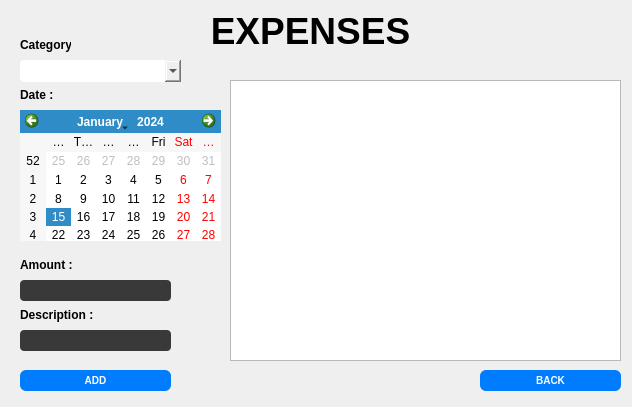
<?xml version="1.0" encoding="UTF-8"?>
<ui version="4.0">
 <class>expense</class>
 <widget class="QDialog" name="expense">
  <property name="geometry">
   <rect>
    <x>0</x>
    <y>0</y>
    <width>632</width>
    <height>407</height>
   </rect>
  </property>
  <property name="windowTitle">
   <string>Expense</string>
  </property>
  <widget class="QLabel" name="label_4">
   <property name="geometry">
    <rect>
     <x>20</x>
     <y>300</y>
     <width>111</width>
     <height>31</height>
    </rect>
   </property>
   <property name="text">
    <string>&lt;html&gt;&lt;head/&gt;&lt;body&gt;&lt;p&gt;&lt;span style=&quot; font-weight:700;&quot;&gt;Description :&lt;/span&gt;&lt;/p&gt;&lt;/body&gt;&lt;/html&gt;</string>
   </property>
  </widget>
  <widget class="QLabel" name="label_5">
   <property name="geometry">
    <rect>
     <x>20</x>
     <y>80</y>
     <width>51</width>
     <height>31</height>
    </rect>
   </property>
   <property name="text">
    <string>&lt;html&gt;&lt;head/&gt;&lt;body&gt;&lt;p&gt;&lt;span style=&quot; font-weight:700;&quot;&gt;Date :&lt;/span&gt;&lt;/p&gt;&lt;/body&gt;&lt;/html&gt;</string>
   </property>
  </widget>
  <widget class="QLineEdit" name="discrip">
   <property name="geometry">
    <rect>
     <x>20</x>
     <y>330</y>
     <width>151</width>
     <height>21</height>
    </rect>
   </property>
   <property name="styleSheet">
    <string notr="true">QLineEdit{

  
  border-radius: 4px; 
 
  background-color: #393939;x;
}
</string>
   </property>
   <property name="echoMode">
    <enum>QLineEdit::EchoMode::Normal</enum>
   </property>
   <property name="cursorMoveStyle">
    <enum>Qt::CursorMoveStyle::LogicalMoveStyle</enum>
   </property>
  </widget>
  <widget class="QLabel" name="label_2">
   <property name="geometry">
    <rect>
     <x>20</x>
     <y>30</y>
     <width>51</width>
     <height>31</height>
    </rect>
   </property>
   <property name="text">
    <string>&lt;html&gt;&lt;head/&gt;&lt;body&gt;&lt;p&gt;&lt;span style=&quot; font-weight:700;&quot;&gt;Category&lt;/span&gt;&lt;/p&gt;&lt;/body&gt;&lt;/html&gt;</string>
   </property>
  </widget>
  <widget class="QComboBox" name="comboBox2">
   <property name="geometry">
    <rect>
     <x>20</x>
     <y>60</y>
     <width>161</width>
     <height>22</height>
    </rect>
   </property>
   <property name="styleSheet">
    <string notr="true">QComboBox{
border-radius:4px;
}</string>
   </property>
  </widget>
  <widget class="QPushButton" name="add2">
   <property name="geometry">
    <rect>
     <x>20</x>
     <y>370</y>
     <width>151</width>
     <height>21</height>
    </rect>
   </property>
   <property name="styleSheet">
    <string notr="true">QPushButton {
	background-color:#007cff;
border-radius:6px;
font-size:10px;
font-weight: bold;
color:white;

}</string>
   </property>
   <property name="text">
    <string>ADD</string>
   </property>
  </widget>
  <widget class="QCalendarWidget" name="calendarWidget">
   <property name="geometry">
    <rect>
     <x>20</x>
     <y>110</y>
     <width>201</width>
     <height>131</height>
    </rect>
   </property>
  </widget>
  <widget class="QLabel" name="label_3">
   <property name="geometry">
    <rect>
     <x>20</x>
     <y>250</y>
     <width>111</width>
     <height>31</height>
    </rect>
   </property>
   <property name="text">
    <string>&lt;html&gt;&lt;head/&gt;&lt;body&gt;&lt;p&gt;&lt;span style=&quot; font-weight:700;&quot;&gt;Amount :&lt;/span&gt;&lt;/p&gt;&lt;/body&gt;&lt;/html&gt;</string>
   </property>
  </widget>
  <widget class="QLineEdit" name="amount">
   <property name="geometry">
    <rect>
     <x>20</x>
     <y>280</y>
     <width>151</width>
     <height>21</height>
    </rect>
   </property>
   <property name="styleSheet">
    <string notr="true">QLineEdit{

  
  border-radius: 4px; 
 
  background-color: #393939;x;
}
</string>
   </property>
   <property name="echoMode">
    <enum>QLineEdit::EchoMode::Normal</enum>
   </property>
   <property name="cursorMoveStyle">
    <enum>Qt::CursorMoveStyle::LogicalMoveStyle</enum>
   </property>
  </widget>
  <widget class="QLabel" name="label">
   <property name="geometry">
    <rect>
     <x>210</x>
     <y>10</y>
     <width>201</width>
     <height>41</height>
    </rect>
   </property>
   <property name="text">
    <string>&lt;html&gt;&lt;head/&gt;&lt;body&gt;&lt;p align=&quot;center&quot;&gt;&lt;span style=&quot; font-size:28pt; font-weight:700;&quot;&gt;EXPENSES&lt;/span&gt;&lt;/p&gt;&lt;/body&gt;&lt;/html&gt;</string>
   </property>
  </widget>
  <widget class="QPushButton" name="login_3">
   <property name="geometry">
    <rect>
     <x>480</x>
     <y>370</y>
     <width>141</width>
     <height>21</height>
    </rect>
   </property>
   <property name="styleSheet">
    <string notr="true">QPushButton {
	background-color:#007cff;
border-radius:6px;
font-size:10px;
font-weight: bold;
color:white;

}</string>
   </property>
   <property name="text">
    <string>BACK</string>
   </property>
  </widget>
  <widget class="QTableWidget" name="tableWidget2">
   <property name="geometry">
    <rect>
     <x>230</x>
     <y>80</y>
     <width>391</width>
     <height>281</height>
    </rect>
   </property>
  </widget>
 </widget>
 <resources/>
 <connections/>
</ui>
